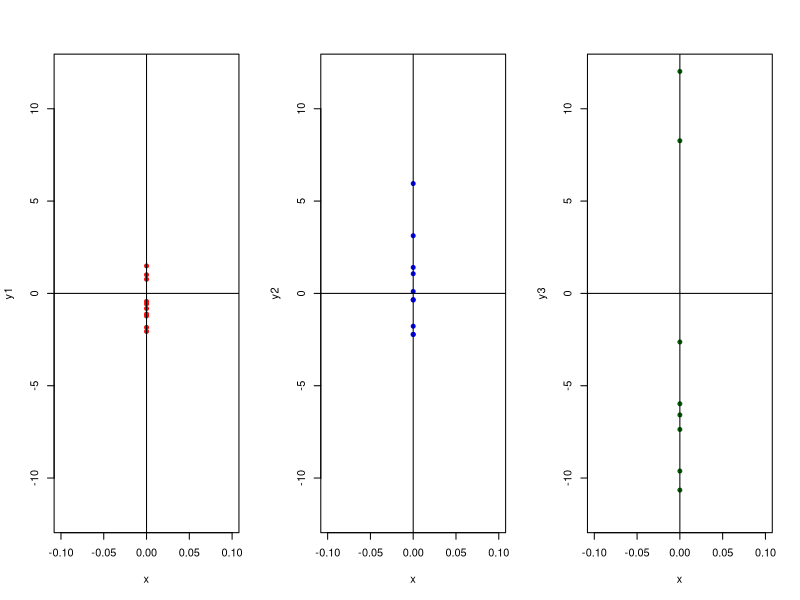
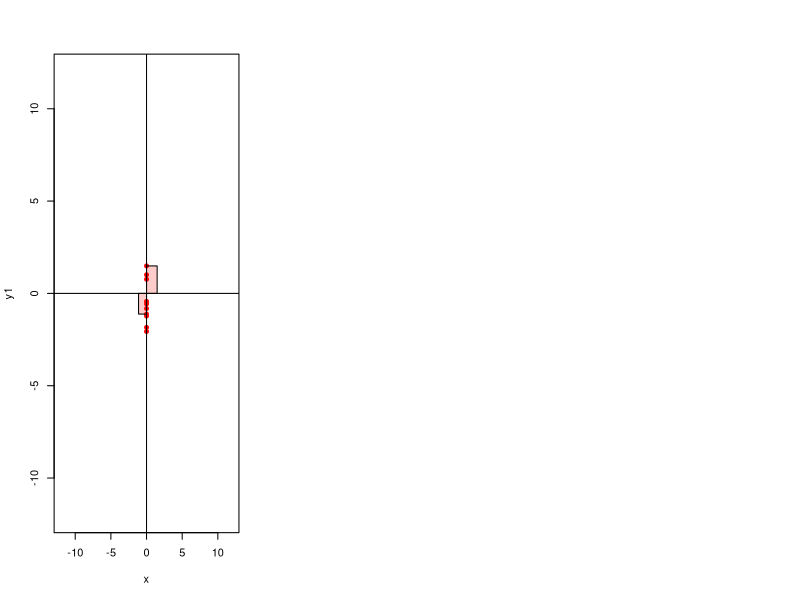

The R script that drew these images, in order:
rm(list = ls())

# create three data sets y with different variances (1, 10, 100)
# rnorm() requires sample size (20), mean and ad
y1 <- rnorm(10, mean = 0, sd = sqrt(1))
var(y1)

y2 <- rnorm(10, mean = 0, sd = sqrt(10))
var(y2)

y3 <- rnorm(10, mean = 0, sd = sqrt(100))
var(y3)

# create x variable for plotting
x <- rep(0, 10)
#making a 1*3 plot using ,mfrow() (look it up if you don't know what that does)
par(mfrow = c(1, 3))
plot(x, y1, xlim = c(-0.1, 0.1), ylim = c(-12, 12), pch = 19, cex = 0.8, col = "red")
abline(v = 0)
abline(h = 0)

plot(x, y2, xlim = c(-0.1, 0.1), ylim = c(-12, 12), pch = 19, cex = 0.8, col = "blue")
abline(v = 0)
abline(h = 0)

plot(x, y3, xlim = c(-0.1, 0.1), ylim = c(-12, 12), pch = 19, cex = 0.8, col = "darkgreen")
abline(v = 0)
abline(h = 0)

# Lets plot this again, this time wih the squares.
par(mfrow = c(1, 3))
plot(x, y1, xlim = c(-12, 12), ylim = c(-12, 12), pch = 19, cex = 0.8, col = "red")
abline(v=0)
abline(h=0)
polygon(x = c(0,0,y1[1],y1[1]),y = c(0,y1[1],y1[1],0), col = rgb(1, 0, 0, 0.2))
polygon(x = c(0,0,y1[2],y1[2]),y = c(0,y1[2],y1[2],0), col = rgb(1, 0, 0, 0.2))
